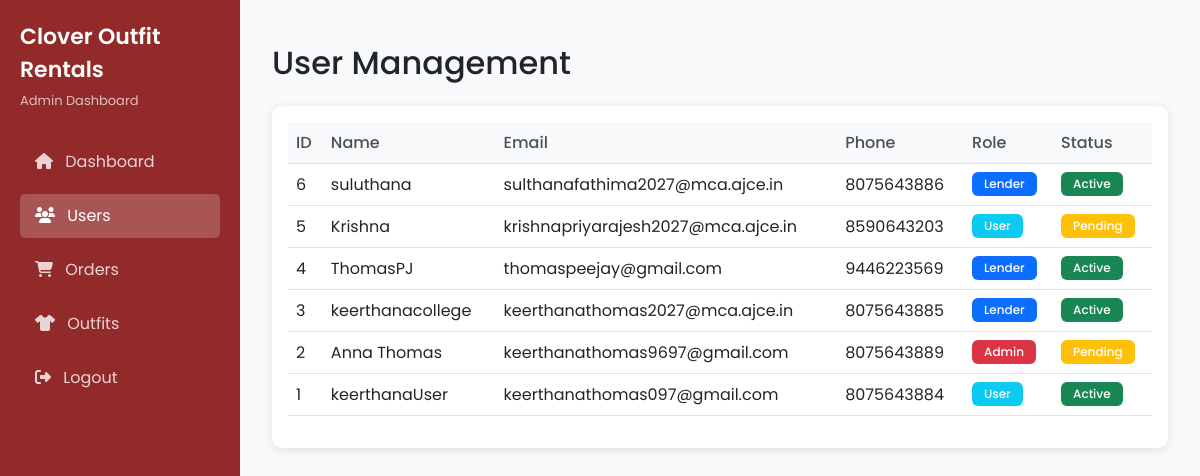
The app's page /users.php (signed in) with its own data.
### tables this page shows
CREATE TABLE `tbl_users` (
  `user_id` int(11) NOT NULL,
  `name` varchar(255) NOT NULL,
  `email` varchar(255) NOT NULL,
  `password` varchar(255) NOT NULL,
  `phone` varchar(20) NOT NULL,
  `verification_token` varchar(64) DEFAULT NULL,
  `is_verified` tinyint(1) DEFAULT 0,
  `role` enum('user','admin','lender') DEFAULT 'user',
  `google_id` varchar(255) DEFAULT NULL,
  `profile_picture` varchar(255) DEFAULT NULL
);

### users.php (the view, shortened to what this page needs)
<?php
include 'connect.php';
$query = "SELECT
    user_id,
    name,
    email,
    phone,
    role,
    is_verified
FROM tbl_users
ORDER BY user_id DESC";
$result = $conn->query($query);
?>
<!DOCTYPE html>
<html lang="en">
<head>
    <link href="https://cdn.jsdelivr.net/npm/bootstrap@5.3.0/dist/css/bootstrap.min.css" rel="stylesheet">
    <link rel="stylesheet" href="https://cdnjs.cloudflare.com/ajax/libs/font-awesome/6.4.0/css/all.min.css">
</head>
<body>
    <div class="sidebar">
        <div class="mb-4">
            <div class="brand-name">Clover Outfit Rentals</div>
            <div class="brand-subtitle">Admin Dashboard</div>
        </div>
        <nav class="nav flex-column">
            <a class="nav-link" href="admin_dashboard.php">
                <i class="fas fa-home me-2"></i> Dashboard
            </a>
            <a class="nav-link active" href="users.php">
                <i class="fas fa-users me-2"></i> Users
            </a>
            <a class="nav-link" href="orders_admin.php">
                <i class="fas fa-shopping-cart me-2"></i> Orders
            </a>
            <a class="nav-link" href="outfit_management.php">
                <i class="fas fa-tshirt me-2"></i> Outfits
            </a>
            <a class="nav-link" href="logout.php">
                <i class="fas fa-sign-out-alt me-2"></i> Logout
            </a>
        </nav>
    </div>
    <div class="main-content">
        <div class="container-fluid">
            <h2 class="mb-4">User Management</h2>
            <div class="card">
                <div class="card-body">
                    <div class="table-responsive">
                        <table class="table table-hover">
                            <thead>
                                <tr>
                                    <th>ID</th>
                                    <th>Name</th>
                                    <th>Email</th>
                                    <th>Phone</th>
                                    <th>Role</th>
                                    <th>Status</th>
                                </tr>
                            </thead>
                            <tbody>
                                <?php
                                if ($result) {
                                    while ($user = $result->fetch_assoc()) {
                                        $status_class = $user['is_verified'] ? 'success' : 'warning';
                                        $status_text = $user['is_verified'] ? 'Active' : 'Pending';
                                        $role_class = '';
                                        switch($user['role']) {
                                            case 'admin':
                                                $role_class = 'danger';
                                                break;
                                            case 'lender':
                                                $role_class = 'primary';
                                                break;
                                            default:
                                                $role_class = 'info';
                                        }
                                ?>
                                        <tr>
                                            <td><?php echo $user['user_id']; ?></td>
                                            <td><?php echo htmlspecialchars($user['name']); ?></td>
                                            <td><?php echo htmlspecialchars($user['email']); ?></td>
                                            <td><?php echo htmlspecialchars($user['phone']); ?></td>
                                            <td>
                                                <span class="badge bg-<?php echo $role_class; ?>">
                                                    <?php echo ucfirst($user['role']); ?>
                                                </span>
                                            </td>
                                            <td>
                                                <span class="badge bg-<?php echo $status_class; ?>">
                                                    <?php echo $status_text; ?>
                                                </span>
                                            </td>
                                        </tr>
                                <?php
                                    }
                                }
                                ?>
                            </tbody>
                        </table>
                    </div>
                </div>
                </div>
            </div>
        </div>
</body>
</html>

### users.php (style rules this page uses)
body { font-family: 'Poppins', sans-serif; background-color: #f8f9fa; }
.sidebar { position: fixed; left: 0; top: 0; bottom: 0; width: 240px; background-color: #932A2A; color: white; padding: 20px; }
.main-content { margin-left: 240px; padding: 20px; }
.card { border: none; border-radius: 10px; box-shadow: 0 2px 10px rgba(0, 0, 0, 0.1); }
.table th { font-weight: 500; color: #495057; background-color: #f8f9fa; }
.badge { padding: 6px 12px; font-weight: 500; }
.brand-name { font-size: 22px; font-weight: 600; margin-bottom: 5px; }
.brand-subtitle { font-size: 13px; opacity: 0.7; }
.nav-link { color: rgba(255, 255, 255, 0.8); padding: 10px 15px; margin: 5px 0; border-radius: 5px; }
.nav-link.active { background-color: rgba(255, 255, 255, 0.2); color: white; }

### records on screen
tbl_users: user_id "6", name "suluthana", email "sulthanafathima2027@mca.ajce.in", phone "8075643886", role "Lender", is_verified "Active"
tbl_users: user_id "5", name "Krishna", email "krishnapriyarajesh2027@mca.ajce.in", phone "8590643203", role "User", is_verified "Pending"
tbl_users: user_id "4", name "ThomasPJ", email "thomaspeejay@gmail.com", phone "9446223569", role "Lender", is_verified "Active"
tbl_users: user_id "3", name "keerthanacollege", email "keerthanathomas2027@mca.ajce.in", phone "8075643885", role "Lender", is_verified "Active"
tbl_users: user_id "2", name "Anna Thomas", email "keerthanathomas9697@gmail.com", phone "8075643889", role "Admin", is_verified "Pending"
tbl_users: user_id "1", name "keerthanaUser", email "keerthanathomas097@gmail.com", phone "8075643884", role "User", is_verified "Active"
